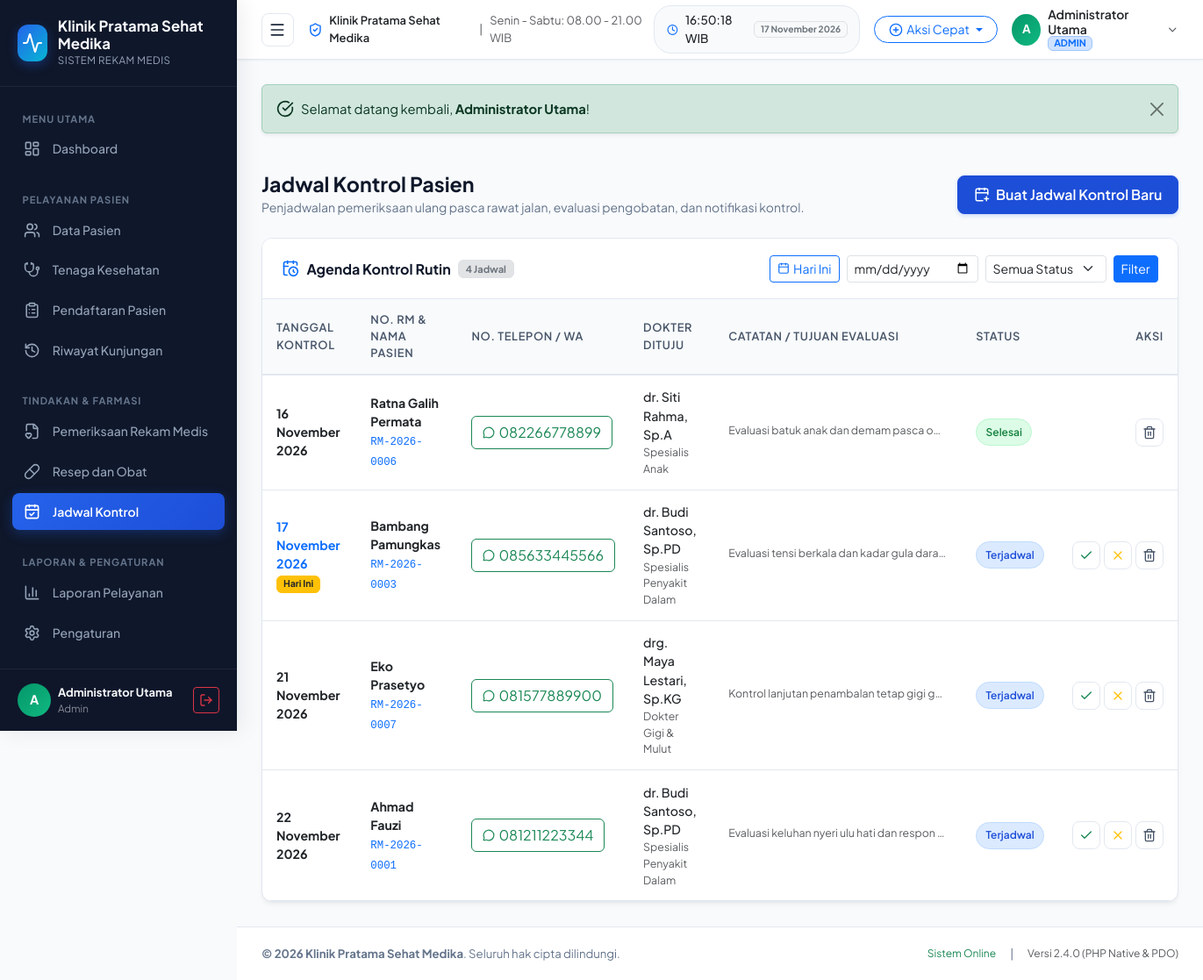
Page /pages/jadwal-kontrol.php (signed in) on the committed database.
### tables this page shows
CREATE TABLE `pengaturan_klinik` (
  `id` INT PRIMARY KEY,
  `nama_klinik` VARCHAR(150) NOT NULL,
  `slogan` VARCHAR(255) DEFAULT 'Melayani dengan Sepenuh Hati dan Profesional',
  `alamat_klinik` TEXT NOT NULL,
  `no_telepon` VARCHAR(30) NOT NULL,
  `email_klinik` VARCHAR(100) NOT NULL,
  `website` VARCHAR(100) DEFAULT 'www.klinikmedika.com',
  `pimpinan_klinik` VARCHAR(100) NOT NULL,
  `jam_operasional` VARCHAR(150) DEFAULT 'Senin - Sabtu: 08.00 - 21.00 WIB',
  `logo` VARCHAR(255) DEFAULT 'logo-klinik.png'
);

CREATE TABLE `users` (
  `id` INT AUTO_INCREMENT PRIMARY KEY,
  `username` VARCHAR(50) NOT NULL UNIQUE,
  `password` VARCHAR(255) NOT NULL,
  `nama_lengkap` VARCHAR(100) NOT NULL,
  `role` ENUM('admin', 'dokter', 'petugas') NOT NULL DEFAULT 'admin',
  `email` VARCHAR(100) DEFAULT NULL,
  `foto` VARCHAR(255) DEFAULT 'default-avatar.png',
  `created_at` DATETIME DEFAULT CURRENT_TIMESTAMP,
  `updated_at` DATETIME DEFAULT CURRENT_TIMESTAMP ON UPDATE CURRENT_TIMESTAMP
);

CREATE TABLE `jadwal_kontrol` (
  `id` INT AUTO_INCREMENT PRIMARY KEY,
  `id_pasien` INT NOT NULL,
  `id_dokter` INT NOT NULL,
  `id_rekam_medis` INT DEFAULT NULL,
  `tanggal_kontrol` DATE NOT NULL,
  `catatan_kontrol` TEXT DEFAULT NULL,
  `status` ENUM('Terjadwal', 'Selesai', 'Dibatalkan', 'Terlewat') NOT NULL DEFAULT 'Terjadwal',
  `created_at` DATETIME DEFAULT CURRENT_TIMESTAMP,
  CONSTRAINT `fk_kontrol_pasien` FOREIGN KEY (`id_pasien`) REFERENCES `pasien` (`id`) ON DELETE CASCADE,
  CONSTRAINT `fk_kontrol_dokter` FOREIGN KEY (`id_dokter`) REFERENCES `dokter` (`id`) ON DELETE RESTRICT
);

CREATE TABLE `pasien` (
  `id` INT AUTO_INCREMENT PRIMARY KEY,
  `nomor_rm` VARCHAR(20) NOT NULL UNIQUE,
  `nik` VARCHAR(20) NOT NULL,
  `nama_pasien` VARCHAR(100) NOT NULL,
  `jenis_kelamin` ENUM('Laki-laki', 'Perempuan') NOT NULL,
  `tempat_lahir` VARCHAR(50) DEFAULT NULL,
  `tanggal_lahir` DATE NOT NULL,
  `alamat` TEXT NOT NULL,
  `no_telepon` VARCHAR(25) NOT NULL,
  `gol_darah` ENUM('A', 'B', 'AB', 'O', '-') DEFAULT '-',
  `alergi` VARCHAR(255) DEFAULT 'Tidak Ada',
  `created_at` DATETIME DEFAULT CURRENT_TIMESTAMP,
  `updated_at` DATETIME DEFAULT CURRENT_TIMESTAMP ON UPDATE CURRENT_TIMESTAMP
);

CREATE TABLE `dokter` (
  `id` INT AUTO_INCREMENT PRIMARY KEY,
  `nip` VARCHAR(30) NOT NULL UNIQUE,
  `nama_dokter` VARCHAR(100) NOT NULL,
  `spesialisasi` VARCHAR(100) NOT NULL,
  `no_telepon` VARCHAR(25) NOT NULL,
  `email` VARCHAR(100) DEFAULT NULL,
  `jadwal_praktek` VARCHAR(255) NOT NULL,
  `status` ENUM('Aktif', 'Cuti', 'Nonaktif') NOT NULL DEFAULT 'Aktif',
  `created_at` DATETIME DEFAULT CURRENT_TIMESTAMP,
  `updated_at` DATETIME DEFAULT CURRENT_TIMESTAMP ON UPDATE CURRENT_TIMESTAMP
);

### pages/jadwal-kontrol.php (the view, shortened to what the rows shown need)
<?php
require_once __DIR__ . '/../includes/header.php';
$sql = "
    SELECT jk.*, pas.nomor_rm, pas.nama_pasien, pas.no_telepon, d.nama_dokter, d.spesialisasi
    FROM jadwal_kontrol jk
    JOIN pasien pas ON jk.id_pasien = pas.id
    JOIN dokter d ON jk.id_dokter = d.id
    WHERE 1=1
";
$params = [];
$sql .= " ORDER BY jk.tanggal_kontrol ASC, jk.id DESC";
$stmt_k = $pdo->prepare($sql);
$stmt_k->execute($params);
$jadwal_list = $stmt_k->fetchAll();
?>
<div class="page-header">
  <div>
    <h2 class="page-title">Jadwal Kontrol Pasien</h2>
  </div>
</div>
<div class="card-custom">
  <div class="table-responsive">
    <table class="table-custom">
      <thead>
        <tr>
          <th>Tanggal Kontrol</th>
          <th>No. RM & Nama Pasien</th>
          <th>No. Telepon / WA</th>
          <th>Dokter Dituju</th>
          <th>Catatan / Tujuan Evaluasi</th>
          <th>Status</th>
          <th class="text-end">Aksi</th>
        </tr>
      </thead>
      <tbody>
        <?php if (!empty($jadwal_list)): ?>
          <?php foreach ($jadwal_list as $row): ?>
            <?php
              $is_today = ($row['tanggal_kontrol'] === date('Y-m-d'));
              $is_past = ($row['tanggal_kontrol'] < date('Y-m-d') && $row['status'] === 'Terjadwal');
            ?>
            <tr class="<?= $is_today ? 'table-warning-subtle' : ''; ?>">
              <td>
                <div class="fw-bold <?= $is_today ? 'text-primary' : 'text-dark'; ?>">
                  <?= format_date_id($row['tanggal_kontrol']); ?>
                </div>
                <?php if ($is_today): ?>
                  <span class="badge bg-warning text-dark border border-warning small">Hari Ini</span>
                <?php elseif ($is_past): ?>
                  <span class="badge bg-danger text-white small">Terlewat</span>
                <?php endif; ?>
              </td>
              <td>
                <div class="fw-bold text-dark"><?= e($row['nama_pasien']); ?></div>
                <span class="font-monospace text-primary small"><?= e($row['nomor_rm']); ?></span>
              </td>
              <td>
                <a href="https://wa.me/<?= preg_replace('/[^0-9]/', '', $row['no_telepon']); ?>?text=Halo%20<?= urlencode($row['nama_pasien']); ?>,%20mengingatkan%20jadwal%20kontrol%20ulang%20di%20<?= urlencode($clinic['nama_klinik']); ?>%20pada%20tanggal%20<?= urlencode(format_date_id($row['tanggal_kontrol'])); ?>" target="_blank" class="btn btn-xs btn-outline-success d-inline-flex align-items-center gap-1">
                  <i data-lucide="message-circle" style="width:14px;height:14px;"></i>
                  <span><?= e($row['no_telepon']); ?></span>
                </a>
              </td>
              <td>
                <div class="fw-medium text-dark"><?= e($row['nama_dokter']); ?></div>
                <div class="small text-muted"><?= e($row['spesialisasi']); ?></div>
              </td>
              <td>
                <span class="small text-muted text-truncate d-inline-block" style="max-width:250px;" title="<?= e($row['catatan_kontrol']); ?>">
                  <?= e($row['catatan_kontrol'] ?: 'Evaluasi umum kondisi pasien.'); ?>
                </span>
              </td>
              <td>
                <?php if ($row['status'] === 'Selesai'): ?>
                  <span class="badge-custom badge-success-soft">Selesai</span>
                <?php elseif ($row['status'] === 'Terjadwal'): ?>
                  <span class="badge-custom badge-primary-soft">Terjadwal</span>
                <?php else: ?>
                  <span class="badge-custom badge-danger-soft">Dibatalkan</span>
                <?php endif; ?>
              </td>
              <td class="text-end">
                <div class="d-inline-flex gap-1">
                  <?php if ($row['status'] === 'Terjadwal'): ?>
                    <a href="<?= base_url('pages/jadwal-kontrol.php?action=set_status&id=' . $row['id'] . '&status=Selesai'); ?>" class="btn-action-icon text-success" title="Tandai Sudah Kontrol">
                      <i data-lucide="check" style="width:16px;height:16px;"></i>
                    </a>
                    <a href="<?= base_url('pages/jadwal-kontrol.php?action=set_status&id=' . $row['id'] . '&status=Dibatalkan'); ?>" class="btn-action-icon text-warning" title="Batalkan Kontrol">
                      <i data-lucide="x" style="width:16px;height:16px;"></i>
                    </a>
                  <?php endif; ?>
                  <button type="button" class="btn-action-icon danger" title="Hapus Jadwal" onclick="confirmDelete('<?= base_url('pages/jadwal-kontrol.php?action=hapus&id=' . $row['id']); ?>', 'Hapus Jadwal Kontrol', 'Hapus jadwal kontrol pasien <?= addslashes(e($row['nama_pasien'])); ?>?')">
                    <i data-lucide="trash-2" style="width:16px;height:16px;"></i>
                  </button>
                </div>
              </td>
            </tr>
          <?php endforeach; ?>
        <?php else: ?>
          <tr>
            <td colspan="7" class="text-center py-4 text-muted">Belum ada agenda jadwal kontrol yang sesuai.</td>
          </tr>
        <?php endif; ?>
      </tbody>
    </table>
  </div>
</div>
<?php require_once __DIR__ . '/../includes/footer.php'; ?>

### includes/sidebar.php (shortened to what the rows shown need)
<aside class="app-sidebar" id="appSidebar">
  <div class="sidebar-header">
    <div class="d-flex flex-column">
      <span class="sidebar-brand-title"><?= e($clinic['nama_klinik']); ?></span>
      <span class="sidebar-brand-subtitle">Sistem Rekam Medis</span>
    </div>
  </div>
  <div class="sidebar-footer">
    <div class="d-flex align-items-center justify-content-between">
      <div class="d-flex align-items-center gap-2 overflow-hidden">
        <div class="user-avatar">
          <?= strtoupper(substr($user_active['nama_lengkap'] ?? 'U', 0, 1)); ?>
        </div>
        <div class="d-flex flex-column text-truncate" style="max-width: 140px;">
          <span class="text-light small fw-bold text-truncate"><?= e($user_active['nama_lengkap'] ?? 'User'); ?></span>
          <span class="text-white-50 text-capitalize" style="font-size:0.725rem;"><?= e($user_active['role'] ?? 'Petugas'); ?></span>
        </div>
      </div>
    </div>
  </div>
</aside>

### includes/navbar.php (shortened to what the rows shown need)
<header class="app-navbar">
  <div class="d-flex align-items-center gap-3">
    <div class="d-none d-md-flex align-items-center gap-2 text-muted small">
      <i data-lucide="shield-check" class="text-primary" style="width:18px;height:18px;"></i>
      <span class="fw-semibold text-dark"><?= e($clinic['nama_klinik']); ?></span>
      <span class="text-secondary-subtle">|</span>
      <span><?= e($clinic['jam_operasional']); ?></span>
    </div>
  </div>
  <div class="d-flex align-items-center gap-3">
    <div class="dropdown">
      <button class="btn p-0 border-0 d-flex align-items-center gap-2" type="button" data-bs-toggle="dropdown" aria-expanded="false">
        <div class="user-avatar" style="width:36px;height:36px;font-size:0.85rem;">
          <?= strtoupper(substr($user_active['nama_lengkap'] ?? 'U', 0, 1)); ?>
        </div>
        <div class="d-none d-sm-flex flex-column text-start">
          <span class="fw-semibold text-dark small" style="line-height:1.2;"><?= e($user_active['nama_lengkap'] ?? 'User'); ?></span>
          <span class="badge bg-primary-subtle text-primary border border-primary-subtle" style="font-size:0.68rem;padding:2px 6px;width:fit-content;">
            <?= strtoupper(e($user_active['role'] ?? 'Petugas')); ?>
          </span>
        </div>
        <i data-lucide="chevron-down" class="text-muted" style="width:16px;height:16px;"></i>
      </button>
    </div>
  </div>
</header>

### includes/footer.php (shortened to what the rows shown need)
    </main>
    <footer class="app-footer">
      <div>
        <strong>&copy; <?= date('Y'); ?> <?= e($clinic['nama_klinik']); ?></strong>. Seluruh hak cipta dilindungi.
      </div>
    </footer>
  </div>
</div>
</body>
</html>

### rows in the picture
pengaturan_klinik: nama_klinik "Klinik Pratama Sehat Medika", jam_operasional "Senin - Sabtu: 08.00 - 21.00 WIB"
users: nama_lengkap "A", nama_lengkap "Administrator Utama", role "Admin", role "ADMIN"
jadwal_kontrol: tanggal_kontrol "16 November 2026", id_pasien.nama_pasien "Ratna Galih Permata", id_pasien.nomor_rm "RM-2026-0006", id_pasien.no_telepon "082266778899", id_dokter.nama_dokter "dr. Siti Rahma, Sp.A", id_dokter.spesialisasi "Spesialis Anak", catatan_kontrol "Evaluasi batuk anak dan demam pasca o…", status "Selesai"
jadwal_kontrol: tanggal_kontrol "17 November 2026", shows "Hari Ini", id_pasien.nama_pasien "Bambang Pamungkas", id_pasien.nomor_rm "RM-2026-0003", id_pasien.no_telepon "085633445566", id_dokter.nama_dokter "dr. Budi Santoso, Sp.PD", id_dokter.spesialisasi "Spesialis Penyakit Dalam", catatan_kontrol "Evaluasi tensi berkala dan kadar gula dara…", status "Terjadwal"
jadwal_kontrol: tanggal_kontrol "21 November 2026", id_pasien.nama_pasien "Eko Prasetyo", id_pasien.nomor_rm "RM-2026-0007", id_pasien.no_telepon "081577889900", id_dokter.nama_dokter "drg. Maya Lestari, Sp.KG", id_dokter.spesialisasi "Dokter Gigi & Mulut", catatan_kontrol "Kontrol lanjutan penambalan tetap gigi g…", status "Terjadwal"
jadwal_kontrol: tanggal_kontrol "22 November 2026", id_pasien.nama_pasien "Ahmad Fauzi", id_pasien.nomor_rm "RM-2026-0001", id_pasien.no_telepon "081211223344", id_dokter.nama_dokter "dr. Budi Santoso, Sp.PD", id_dokter.spesialisasi "Spesialis Penyakit Dalam", catatan_kontrol "Evaluasi keluhan nyeri ulu hati dan respon…", status "Terjadwal"

### other values in the picture
$flash['message'] "Selamat datang kembali, Administrator Utama !"
count($jadwal_list) "4"
